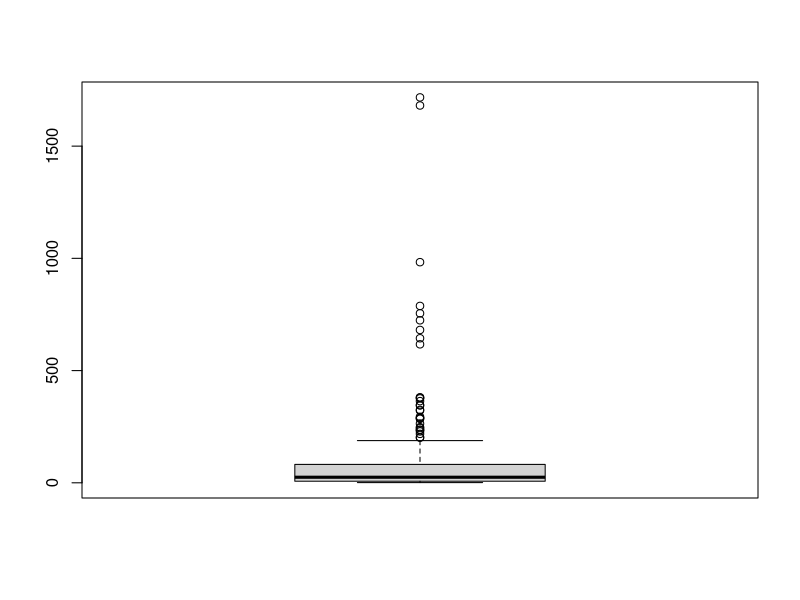

Reproduce this figure in R. (Note: this script raises an error after producing the figure.)
## ---- chunk 1
knitr::opts_chunk$set(echo = TRUE)
## ---- chunk 2
library(vegan)
data(BCI)
## UTM Coordinates (in metres)
BCI_xy = data.frame(x = rep(seq(625754, 626654, by=100), each=5), 
                    y = rep(seq(1011569,  1011969, by=100), len=50))
head(BCI)
## ---- chunk 3
#looking at overall abundance of species
BCI_sum <- sapply(BCI, sum)
boxplot(BCI_sum)
plot(density(log10(BCI_total)))
abline(v=log10(25), col='red')

#What is the midpoint?
quantile(BCI_sum, 0.5)

BCI_total <- apply(BCI, 2, sum)

BCI_new <- rbind(BCI, BCI_total)

#subset data to where everything below the midpoint is rare, and everything above is common
common = BCI
for (i in ncol(BCI_new)) {
  sp_abundance = sum(BCI[,1])
  if (sp_abundance < 25)
    common = common[,-i]
}

rare = BCI
for (i in ncol(BCI_new)) {
  sp_abundance = sum(BCI[,1])
  if (sp_abundance > 25)
    rare = rare[,-i]
}

## ---- chunk 4
#is there spatial dependence in rare versus abundant species?
sr1 <- apply(common, 1, function(x) sum(x>0))
sr1_dist <- dist(sr1)
xy_dist <- dist(BCI_xy)
max_dist = max(xy_dist) / 2

common_mantel <- mantel(sr1_dist, xy_dist)
common_mantel

plot(xy_dist, sr1_dist)
abline(lm(sr1_dist ~ xy_dist), lwd=3, col='red')
lines(lowess(xy_dist, sr1_dist), lwd=3, col='pink')
abline(v = max_dist, col='red', lwd=3, lty=2)
## ---- chunk 5
sr2 <- apply(rare, 1, function(x) sum(x > 0))
sr2_dist <- dist(sr2)
xy_dist <- dist(BCI_xy)
max_dist = max(xy_dist) / 2

rare_mantel <- mantel(sr2_dist, xy_dist)
rare_mantel

plot(xy_dist, sr2_dist)
abline(lm(sr2_dist ~ xy_dist), lwd=3, col='red')
lines(lowess(xy_dist, sr2_dist), lwd=3, col='pink')
abline(v = max_dist, col='red', lwd=3, lty=2)

## ---- chunk 6
#sp_ids = c("Cordia.lasiocalyx", "Hirtella.triandra",
#           "Picramnia.latifolia", "Quassia.amara",
#           "Tabernaemontana.arborea", "Trattinnickia.aspera", 
#           "Xylopia.macrantha")
